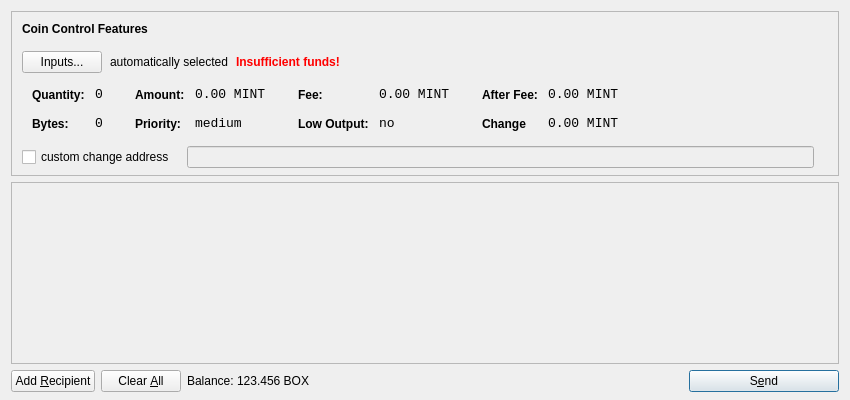
<?xml version="1.0" encoding="UTF-8"?>
<ui version="4.0">
 <class>SendCoinsDialog</class>
 <widget class="QDialog" name="SendCoinsDialog">
  <property name="geometry">
   <rect>
    <x>0</x>
    <y>0</y>
    <width>850</width>
    <height>400</height>
   </rect>
  </property>
  <property name="windowTitle">
   <string>Send Coins</string>
  </property>
  <layout class="QVBoxLayout" name="verticalLayout" stretch="0,1,0">
   <property name="bottomMargin">
    <number>8</number>
   </property>
   <item>
    <widget class="QFrame" name="frameCoinControl">
     <property name="sizePolicy">
      <sizepolicy hsizetype="Expanding" vsizetype="Expanding">
       <horstretch>0</horstretch>
       <verstretch>0</verstretch>
      </sizepolicy>
     </property>
     <property name="maximumSize">
      <size>
       <width>16777215</width>
       <height>16777215</height>
      </size>
     </property>
     <property name="frameShape">
      <enum>QFrame::StyledPanel</enum>
     </property>
     <property name="frameShadow">
      <enum>QFrame::Sunken</enum>
     </property>
     <layout class="QVBoxLayout" name="verticalLayoutCoinControl2">
      <property name="spacing">
       <number>-1</number>
      </property>
      <property name="leftMargin">
       <number>0</number>
      </property>
      <property name="topMargin">
       <number>0</number>
      </property>
      <property name="rightMargin">
       <number>0</number>
      </property>
      <property name="bottomMargin">
       <number>6</number>
      </property>
      <item>
       <layout class="QVBoxLayout" name="verticalLayoutCoinControl" stretch="0,0,0,0,1">
        <property name="spacing">
         <number>0</number>
        </property>
        <property name="leftMargin">
         <number>10</number>
        </property>
        <property name="topMargin">
         <number>10</number>
        </property>
        <item>
         <layout class="QHBoxLayout" name="horizontalLayoutCoinControl1">
          <property name="bottomMargin">
           <number>15</number>
          </property>
          <item>
           <widget class="QLabel" name="labelCoinControlFeatures">
            <property name="sizePolicy">
             <sizepolicy hsizetype="Preferred" vsizetype="Maximum">
              <horstretch>0</horstretch>
              <verstretch>0</verstretch>
             </sizepolicy>
            </property>
            <property name="font">
             <font>
              <weight>75</weight>
              <bold>true</bold>
             </font>
            </property>
            <property name="styleSheet">
             <string notr="true">font-weight:bold;</string>
            </property>
            <property name="text">
             <string>Coin Control Features</string>
            </property>
           </widget>
          </item>
         </layout>
        </item>
        <item>
         <layout class="QHBoxLayout" name="horizontalLayoutCoinControl2" stretch="0,0,0,0">
          <property name="spacing">
           <number>8</number>
          </property>
          <property name="bottomMargin">
           <number>10</number>
          </property>
          <item>
           <widget class="QPushButton" name="pushButtonCoinControl">
            <property name="styleSheet">
             <string notr="true"/>
            </property>
            <property name="text">
             <string>Inputs...</string>
            </property>
           </widget>
          </item>
          <item>
           <widget class="QLabel" name="labelCoinControlAutomaticallySelected">
            <property name="text">
             <string>automatically selected</string>
            </property>
            <property name="margin">
             <number>5</number>
            </property>
           </widget>
          </item>
          <item>
           <widget class="QLabel" name="labelCoinControlInsuffFunds">
            <property name="font">
             <font>
              <weight>75</weight>
              <bold>true</bold>
             </font>
            </property>
            <property name="styleSheet">
             <string notr="true">color:red;font-weight:bold;</string>
            </property>
            <property name="text">
             <string>Insufficient funds!</string>
            </property>
            <property name="margin">
             <number>5</number>
            </property>
           </widget>
          </item>
          <item>
           <spacer name="horizontalSpacerCoinControl">
            <property name="orientation">
             <enum>Qt::Horizontal</enum>
            </property>
            <property name="sizeHint" stdset="0">
             <size>
              <width>40</width>
              <height>1</height>
             </size>
            </property>
           </spacer>
          </item>
         </layout>
        </item>
        <item>
         <widget class="QWidget" name="widgetCoinControl" native="true">
          <property name="sizePolicy">
           <sizepolicy hsizetype="Preferred" vsizetype="Preferred">
            <horstretch>0</horstretch>
            <verstretch>0</verstretch>
           </sizepolicy>
          </property>
          <property name="minimumSize">
           <size>
            <width>0</width>
            <height>0</height>
           </size>
          </property>
          <property name="styleSheet">
           <string notr="true"/>
          </property>
          <layout class="QHBoxLayout" name="horizontalLayoutCoinControl5">
           <property name="margin">
            <number>0</number>
           </property>
           <item>
            <layout class="QHBoxLayout" name="horizontalLayoutCoinControl3" stretch="0,0,0,1">
             <property name="spacing">
              <number>20</number>
             </property>
             <property name="topMargin">
              <number>0</number>
             </property>
             <property name="bottomMargin">
              <number>10</number>
             </property>
             <item>
              <layout class="QFormLayout" name="formLayoutCoinControl1">
               <property name="horizontalSpacing">
                <number>10</number>
               </property>
               <property name="verticalSpacing">
                <number>14</number>
               </property>
               <property name="leftMargin">
                <number>10</number>
               </property>
               <property name="topMargin">
                <number>4</number>
               </property>
               <property name="rightMargin">
                <number>6</number>
               </property>
               <item row="0" column="0">
                <widget class="QLabel" name="labelCoinControlQuantityText">
                 <property name="styleSheet">
                  <string notr="true">font-weight:bold;</string>
                 </property>
                 <property name="text">
                  <string>Quantity:</string>
                 </property>
                 <property name="margin">
                  <number>0</number>
                 </property>
                </widget>
               </item>
               <item row="0" column="1">
                <widget class="QLabel" name="labelCoinControlQuantity">
                 <property name="font">
                  <font>
                   <family>Monospace</family>
                   <pointsize>10</pointsize>
                  </font>
                 </property>
                 <property name="cursor">
                  <cursorShape>IBeamCursor</cursorShape>
                 </property>
                 <property name="contextMenuPolicy">
                  <enum>Qt::ActionsContextMenu</enum>
                 </property>
                 <property name="text">
                  <string>0</string>
                 </property>
                 <property name="margin">
                  <number>0</number>
                 </property>
                 <property name="textInteractionFlags">
                  <set>Qt::LinksAccessibleByMouse|Qt::TextSelectableByKeyboard|Qt::TextSelectableByMouse</set>
                 </property>
                </widget>
               </item>
               <item row="1" column="0">
                <widget class="QLabel" name="labelCoinControlBytesText">
                 <property name="styleSheet">
                  <string notr="true">font-weight:bold;</string>
                 </property>
                 <property name="text">
                  <string>Bytes:</string>
                 </property>
                </widget>
               </item>
               <item row="1" column="1">
                <widget class="QLabel" name="labelCoinControlBytes">
                 <property name="font">
                  <font>
                   <family>Monospace</family>
                   <pointsize>10</pointsize>
                  </font>
                 </property>
                 <property name="cursor">
                  <cursorShape>IBeamCursor</cursorShape>
                 </property>
                 <property name="contextMenuPolicy">
                  <enum>Qt::ActionsContextMenu</enum>
                 </property>
                 <property name="text">
                  <string>0</string>
                 </property>
                 <property name="textInteractionFlags">
                  <set>Qt::LinksAccessibleByMouse|Qt::TextSelectableByKeyboard|Qt::TextSelectableByMouse</set>
                 </property>
                </widget>
               </item>
              </layout>
             </item>
             <item>
              <layout class="QFormLayout" name="formLayoutCoinControl2">
               <property name="horizontalSpacing">
                <number>10</number>
               </property>
               <property name="verticalSpacing">
                <number>14</number>
               </property>
               <property name="leftMargin">
                <number>6</number>
               </property>
               <property name="topMargin">
                <number>4</number>
               </property>
               <property name="rightMargin">
                <number>6</number>
               </property>
               <item row="0" column="0">
                <widget class="QLabel" name="labelCoinControlAmountText">
                 <property name="styleSheet">
                  <string notr="true">font-weight:bold;</string>
                 </property>
                 <property name="text">
                  <string>Amount:</string>
                 </property>
                 <property name="margin">
                  <number>0</number>
                 </property>
                </widget>
               </item>
               <item row="0" column="1">
                <widget class="QLabel" name="labelCoinControlAmount">
                 <property name="font">
                  <font>
                   <family>Monospace</family>
                   <pointsize>10</pointsize>
                  </font>
                 </property>
                 <property name="cursor">
                  <cursorShape>IBeamCursor</cursorShape>
                 </property>
                 <property name="contextMenuPolicy">
                  <enum>Qt::ActionsContextMenu</enum>
                 </property>
                 <property name="text">
                  <string>0.00 MINT</string>
                 </property>
                 <property name="textInteractionFlags">
                  <set>Qt::LinksAccessibleByMouse|Qt::TextSelectableByKeyboard|Qt::TextSelectableByMouse</set>
                 </property>
                </widget>
               </item>
               <item row="1" column="0">
                <widget class="QLabel" name="labelCoinControlPriorityText">
                 <property name="styleSheet">
                  <string notr="true">font-weight:bold;</string>
                 </property>
                 <property name="text">
                  <string>Priority:</string>
                 </property>
                </widget>
               </item>
               <item row="1" column="1">
                <widget class="QLabel" name="labelCoinControlPriority">
                 <property name="font">
                  <font>
                   <family>Monospace</family>
                   <pointsize>10</pointsize>
                  </font>
                 </property>
                 <property name="cursor">
                  <cursorShape>IBeamCursor</cursorShape>
                 </property>
                 <property name="contextMenuPolicy">
                  <enum>Qt::ActionsContextMenu</enum>
                 </property>
                 <property name="text">
                  <string>medium</string>
                 </property>
                 <property name="textInteractionFlags">
                  <set>Qt::LinksAccessibleByMouse|Qt::TextSelectableByKeyboard|Qt::TextSelectableByMouse</set>
                 </property>
                </widget>
               </item>
              </layout>
             </item>
             <item>
              <layout class="QFormLayout" name="formLayoutCoinControl3">
               <property name="horizontalSpacing">
                <number>10</number>
               </property>
               <property name="verticalSpacing">
                <number>14</number>
               </property>
               <property name="leftMargin">
                <number>6</number>
               </property>
               <property name="topMargin">
                <number>4</number>
               </property>
               <property name="rightMargin">
                <number>6</number>
               </property>
               <item row="0" column="0">
                <widget class="QLabel" name="labelCoinControlFeeText">
                 <property name="styleSheet">
                  <string notr="true">font-weight:bold;</string>
                 </property>
                 <property name="text">
                  <string>Fee:</string>
                 </property>
                 <property name="margin">
                  <number>0</number>
                 </property>
                </widget>
               </item>
               <item row="0" column="1">
                <widget class="QLabel" name="labelCoinControlFee">
                 <property name="font">
                  <font>
                   <family>Monospace</family>
                   <pointsize>10</pointsize>
                  </font>
                 </property>
                 <property name="cursor">
                  <cursorShape>IBeamCursor</cursorShape>
                 </property>
                 <property name="contextMenuPolicy">
                  <enum>Qt::ActionsContextMenu</enum>
                 </property>
                 <property name="text">
                  <string>0.00 MINT</string>
                 </property>
                 <property name="textInteractionFlags">
                  <set>Qt::LinksAccessibleByMouse|Qt::TextSelectableByKeyboard|Qt::TextSelectableByMouse</set>
                 </property>
                </widget>
               </item>
               <item row="1" column="0">
                <widget class="QLabel" name="labelCoinControlLowOutputText">
                 <property name="styleSheet">
                  <string notr="true">font-weight:bold;</string>
                 </property>
                 <property name="text">
                  <string>Low Output:</string>
                 </property>
                </widget>
               </item>
               <item row="1" column="1">
                <widget class="QLabel" name="labelCoinControlLowOutput">
                 <property name="font">
                  <font>
                   <family>Monospace</family>
                   <pointsize>10</pointsize>
                  </font>
                 </property>
                 <property name="cursor">
                  <cursorShape>IBeamCursor</cursorShape>
                 </property>
                 <property name="contextMenuPolicy">
                  <enum>Qt::ActionsContextMenu</enum>
                 </property>
                 <property name="text">
                  <string>no</string>
                 </property>
                 <property name="textInteractionFlags">
                  <set>Qt::LinksAccessibleByMouse|Qt::TextSelectableByKeyboard|Qt::TextSelectableByMouse</set>
                 </property>
                </widget>
               </item>
              </layout>
             </item>
             <item>
              <layout class="QFormLayout" name="formLayoutCoinControl4">
               <property name="horizontalSpacing">
                <number>10</number>
               </property>
               <property name="verticalSpacing">
                <number>14</number>
               </property>
               <property name="leftMargin">
                <number>6</number>
               </property>
               <property name="topMargin">
                <number>4</number>
               </property>
               <property name="rightMargin">
                <number>6</number>
               </property>
               <item row="0" column="0">
                <widget class="QLabel" name="labelCoinControlAfterFeeText">
                 <property name="styleSheet">
                  <string notr="true">font-weight:bold;</string>
                 </property>
                 <property name="text">
                  <string>After Fee:</string>
                 </property>
                 <property name="margin">
                  <number>0</number>
                 </property>
                </widget>
               </item>
               <item row="0" column="1">
                <widget class="QLabel" name="labelCoinControlAfterFee">
                 <property name="font">
                  <font>
                   <family>Monospace</family>
                   <pointsize>10</pointsize>
                  </font>
                 </property>
                 <property name="cursor">
                  <cursorShape>IBeamCursor</cursorShape>
                 </property>
                 <property name="contextMenuPolicy">
                  <enum>Qt::ActionsContextMenu</enum>
                 </property>
                 <property name="text">
                  <string>0.00 MINT</string>
                 </property>
                 <property name="textInteractionFlags">
                  <set>Qt::LinksAccessibleByMouse|Qt::TextSelectableByKeyboard|Qt::TextSelectableByMouse</set>
                 </property>
                </widget>
               </item>
               <item row="1" column="0">
                <widget class="QLabel" name="labelCoinControlChangeText">
                 <property name="styleSheet">
                  <string notr="true">font-weight:bold;</string>
                 </property>
                 <property name="text">
                  <string>Change</string>
                 </property>
                </widget>
               </item>
               <item row="1" column="1">
                <widget class="QLabel" name="labelCoinControlChange">
                 <property name="font">
                  <font>
                   <family>Monospace</family>
                   <pointsize>10</pointsize>
                  </font>
                 </property>
                 <property name="cursor">
                  <cursorShape>IBeamCursor</cursorShape>
                 </property>
                 <property name="contextMenuPolicy">
                  <enum>Qt::ActionsContextMenu</enum>
                 </property>
                 <property name="text">
                  <string>0.00 MINT</string>
                 </property>
                 <property name="textInteractionFlags">
                  <set>Qt::LinksAccessibleByMouse|Qt::TextSelectableByKeyboard|Qt::TextSelectableByMouse</set>
                 </property>
                </widget>
               </item>
              </layout>
             </item>
            </layout>
           </item>
          </layout>
         </widget>
        </item>
        <item>
         <layout class="QHBoxLayout" name="horizontalLayoutCoinControl4" stretch="0,0,0">
          <property name="spacing">
           <number>12</number>
          </property>
          <property name="sizeConstraint">
           <enum>QLayout::SetDefaultConstraint</enum>
          </property>
          <property name="topMargin">
           <number>5</number>
          </property>
          <property name="rightMargin">
           <number>5</number>
          </property>
          <item>
           <widget class="QCheckBox" name="checkBoxCoinControlChange">
            <property name="text">
             <string>custom change address</string>
            </property>
           </widget>
          </item>
          <item>
           <widget class="QLineEdit" name="lineEditCoinControlChange">
            <property name="enabled">
             <bool>false</bool>
            </property>
            <property name="sizePolicy">
             <sizepolicy hsizetype="Expanding" vsizetype="Fixed">
              <horstretch>0</horstretch>
              <verstretch>0</verstretch>
             </sizepolicy>
            </property>
           </widget>
          </item>
          <item>
           <widget class="QLabel" name="labelCoinControlChangeLabel">
            <property name="sizePolicy">
             <sizepolicy hsizetype="Preferred" vsizetype="Expanding">
              <horstretch>0</horstretch>
              <verstretch>0</verstretch>
             </sizepolicy>
            </property>
            <property name="minimumSize">
             <size>
              <width>0</width>
              <height>0</height>
             </size>
            </property>
            <property name="text">
             <string/>
            </property>
            <property name="margin">
             <number>3</number>
            </property>
           </widget>
          </item>
         </layout>
        </item>
        <item>
         <spacer name="verticalSpacerCoinControl">
          <property name="orientation">
           <enum>Qt::Vertical</enum>
          </property>
          <property name="sizeHint" stdset="0">
           <size>
            <width>800</width>
            <height>1</height>
           </size>
          </property>
         </spacer>
        </item>
       </layout>
      </item>
     </layout>
    </widget>
   </item>
   <item>
    <widget class="QScrollArea" name="scrollArea">
     <property name="widgetResizable">
      <bool>true</bool>
     </property>
     <widget class="QWidget" name="scrollAreaWidgetContents">
      <property name="geometry">
       <rect>
        <x>0</x>
        <y>0</y>
        <width>830</width>
        <height>165</height>
       </rect>
      </property>
      <layout class="QVBoxLayout" name="verticalLayout_2">
       <property name="margin">
        <number>0</number>
       </property>
       <item>
        <layout class="QVBoxLayout" name="entries">
         <property name="spacing">
          <number>6</number>
         </property>
        </layout>
       </item>
       <item>
        <spacer name="verticalSpacer">
         <property name="orientation">
          <enum>Qt::Vertical</enum>
         </property>
         <property name="sizeHint" stdset="0">
          <size>
           <width>20</width>
           <height>40</height>
          </size>
         </property>
        </spacer>
       </item>
      </layout>
     </widget>
    </widget>
   </item>
   <item>
    <layout class="QHBoxLayout" name="horizontalLayout">
     <item>
      <widget class="QPushButton" name="addButton">
       <property name="toolTip">
        <string>Send to multiple recipients at once</string>
       </property>
       <property name="text">
        <string>Add &amp;Recipient</string>
       </property>
       <property name="icon">
        <iconset resource="../bitcoin.qrc">
         <normaloff>:/icons/add</normaloff>:/icons/add</iconset>
       </property>
       <property name="autoDefault">
        <bool>false</bool>
       </property>
      </widget>
     </item>
     <item>
      <widget class="QPushButton" name="clearButton">
       <property name="sizePolicy">
        <sizepolicy hsizetype="Minimum" vsizetype="Fixed">
         <horstretch>0</horstretch>
         <verstretch>0</verstretch>
        </sizepolicy>
       </property>
       <property name="toolTip">
        <string>Remove all transaction fields</string>
       </property>
       <property name="text">
        <string>Clear &amp;All</string>
       </property>
       <property name="icon">
        <iconset resource="../bitcoin.qrc">
         <normaloff>:/icons/remove</normaloff>:/icons/remove</iconset>
       </property>
       <property name="autoRepeatDelay">
        <number>300</number>
       </property>
       <property name="autoDefault">
        <bool>false</bool>
       </property>
      </widget>
     </item>
     <item>
      <layout class="QHBoxLayout" name="horizontalLayout_2">
       <property name="spacing">
        <number>3</number>
       </property>
       <item>
        <widget class="QLabel" name="label">
         <property name="sizePolicy">
          <sizepolicy hsizetype="Preferred" vsizetype="Fixed">
           <horstretch>0</horstretch>
           <verstretch>0</verstretch>
          </sizepolicy>
         </property>
         <property name="text">
          <string>Balance:</string>
         </property>
        </widget>
       </item>
       <item>
        <widget class="QLabel" name="labelBalance">
         <property name="sizePolicy">
          <sizepolicy hsizetype="Preferred" vsizetype="Fixed">
           <horstretch>0</horstretch>
           <verstretch>0</verstretch>
          </sizepolicy>
         </property>
         <property name="cursor">
          <cursorShape>IBeamCursor</cursorShape>
         </property>
         <property name="text">
          <string>123.456 BOX</string>
         </property>
         <property name="textInteractionFlags">
          <set>Qt::LinksAccessibleByMouse|Qt::TextSelectableByKeyboard|Qt::TextSelectableByMouse</set>
         </property>
        </widget>
       </item>
      </layout>
     </item>
     <item>
      <spacer name="horizontalSpacer">
       <property name="orientation">
        <enum>Qt::Horizontal</enum>
       </property>
       <property name="sizeHint" stdset="0">
        <size>
         <width>40</width>
         <height>20</height>
        </size>
       </property>
      </spacer>
     </item>
     <item>
      <widget class="QPushButton" name="sendButton">
       <property name="minimumSize">
        <size>
         <width>150</width>
         <height>0</height>
        </size>
       </property>
       <property name="toolTip">
        <string>Confirm the send action</string>
       </property>
       <property name="text">
        <string>S&amp;end</string>
       </property>
       <property name="icon">
        <iconset resource="../bitcoin.qrc">
         <normaloff>:/icons/send</normaloff>:/icons/send</iconset>
       </property>
       <property name="default">
        <bool>true</bool>
       </property>
      </widget>
     </item>
    </layout>
   </item>
  </layout>
 </widget>
 <resources>
  <include location="../bitcoin.qrc"/>
 </resources>
 <connections/>
</ui>
